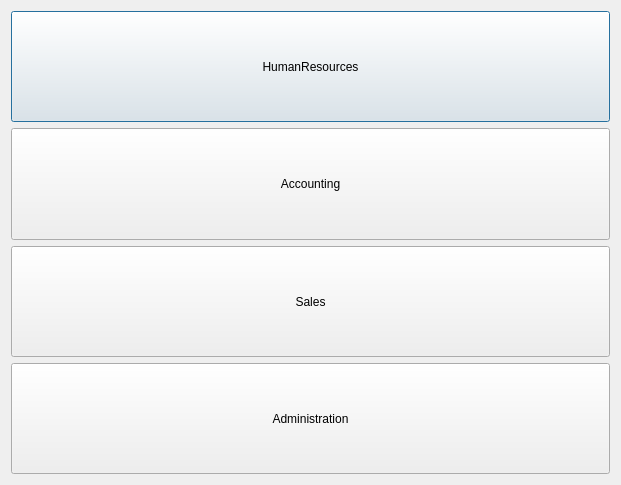
<?xml version="1.0" encoding="UTF-8"?>
<ui version="4.0">
 <class>unit</class>
 <widget class="QDialog" name="unit">
  <property name="geometry">
   <rect>
    <x>0</x>
    <y>0</y>
    <width>621</width>
    <height>485</height>
   </rect>
  </property>
  <property name="windowTitle">
   <string>Dialog</string>
  </property>
  <layout class="QFormLayout" name="formLayout">
   <item row="0" column="0" colspan="2">
    <widget class="QPushButton" name="HumanResources">
     <property name="sizePolicy">
      <sizepolicy hsizetype="Minimum" vsizetype="Expanding">
       <horstretch>0</horstretch>
       <verstretch>0</verstretch>
      </sizepolicy>
     </property>
     <property name="text">
      <string>HumanResources</string>
     </property>
    </widget>
   </item>
   <item row="1" column="0" colspan="2">
    <widget class="QPushButton" name="Accounting">
     <property name="sizePolicy">
      <sizepolicy hsizetype="Minimum" vsizetype="Expanding">
       <horstretch>0</horstretch>
       <verstretch>0</verstretch>
      </sizepolicy>
     </property>
     <property name="text">
      <string>Accounting</string>
     </property>
    </widget>
   </item>
   <item row="2" column="0" colspan="2">
    <widget class="QPushButton" name="Sales">
     <property name="sizePolicy">
      <sizepolicy hsizetype="Minimum" vsizetype="Expanding">
       <horstretch>0</horstretch>
       <verstretch>0</verstretch>
      </sizepolicy>
     </property>
     <property name="text">
      <string>Sales</string>
     </property>
    </widget>
   </item>
   <item row="3" column="0" colspan="2">
    <widget class="QPushButton" name="pushButton_4">
     <property name="sizePolicy">
      <sizepolicy hsizetype="Minimum" vsizetype="Expanding">
       <horstretch>0</horstretch>
       <verstretch>0</verstretch>
      </sizepolicy>
     </property>
     <property name="text">
      <string>Administration</string>
     </property>
    </widget>
   </item>
  </layout>
 </widget>
 <resources/>
 <connections/>
</ui>
